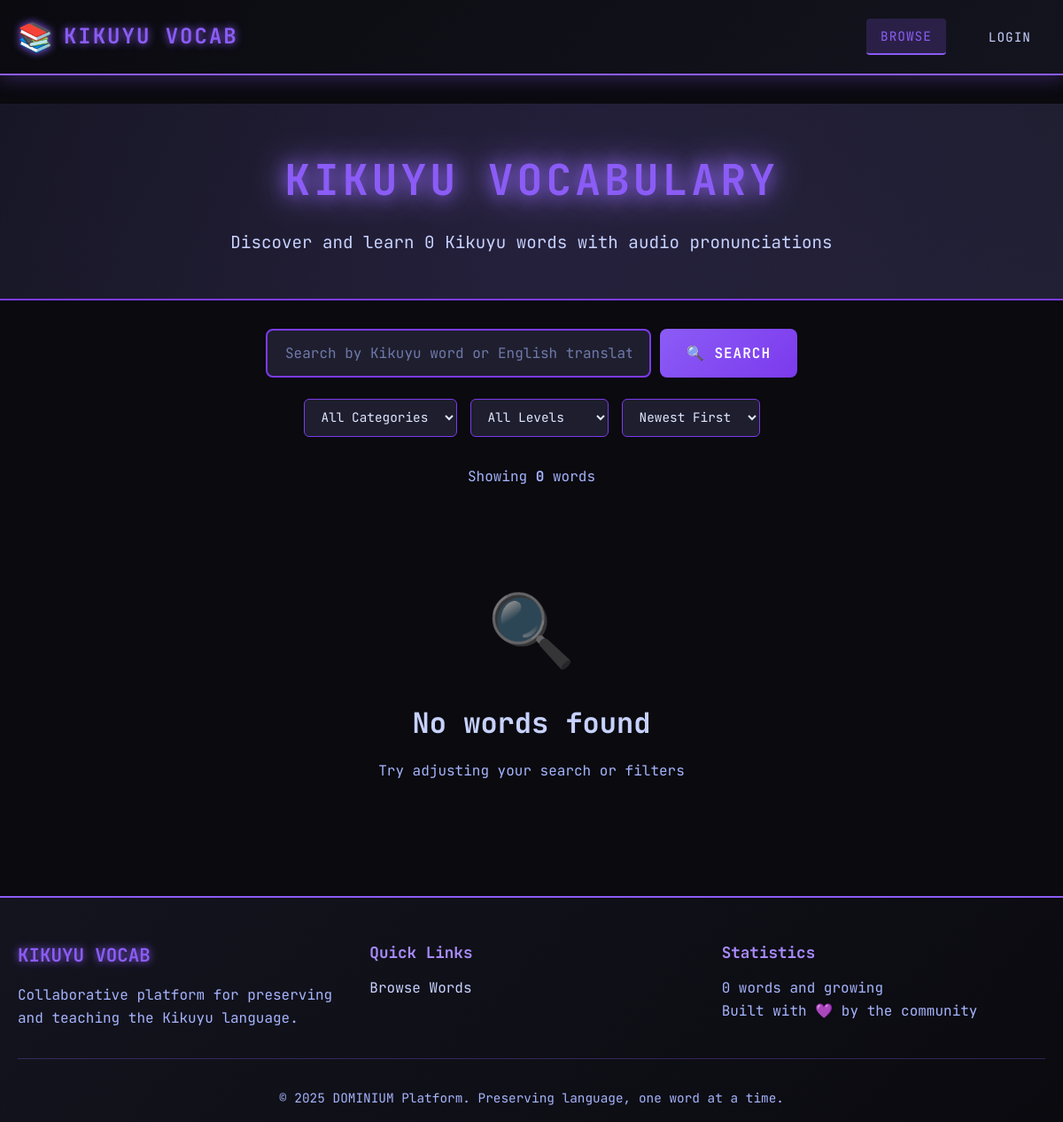
/vocab/, run on an earlier commit of the app's database.
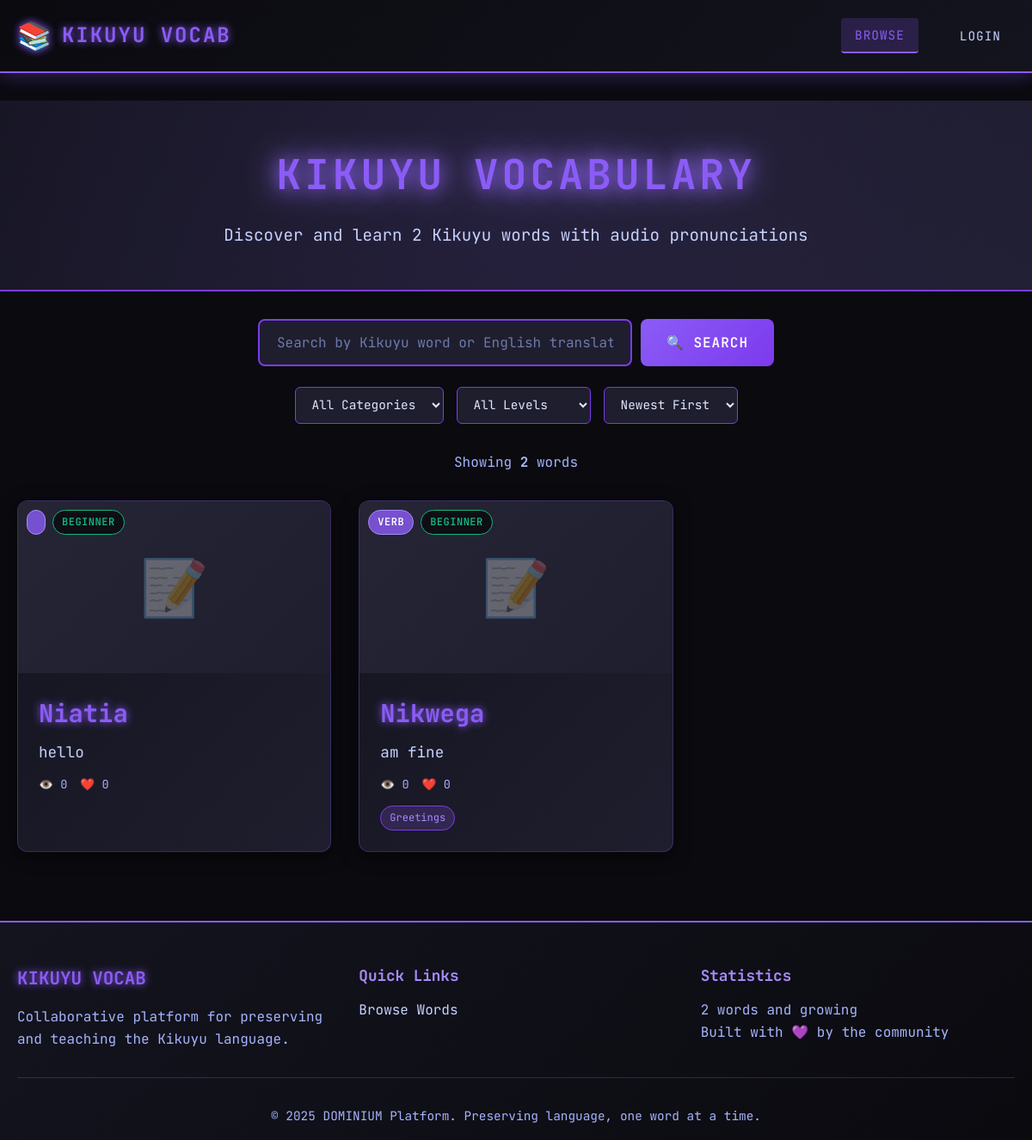
And on a later commit of the database.
### vocab/models.py (models this page shows, shortened)
class Vocab(models.Model):
    LANGUAGE_CHOICES = [
        ('kikuyu', 'Kikuyu'),
        ('english', 'English'),
        ('swahili', 'Swahili'),
    ]
    STATUS_CHOICES = [
        ('pending', '⏳ Pending Review'),
        ('approved', '✅ Approved'),
        ('rejected', '❌ Rejected'),
    ]
    DIFFICULTY_CHOICES = [
        ('beginner', 'Beginner'),
        ('intermediate', 'Intermediate'),
        ('advanced', 'Advanced'),
    ]
    word = models.CharField(
        max_length=100,
        db_index=True,    # Index for faster searches
        help_text="The word in its native language"
    )
    translation = models.CharField(
        max_length=100,
        db_index=True,
        help_text="English translation"
    )
    language = models.CharField(
        max_length=20,
        choices=LANGUAGE_CHOICES,
        default='kikuyu',
        db_index=True
    )
    category = models.ForeignKey(
        Category,
        on_delete=models.SET_NULL,
        null=True,
        blank=True,
        related_name='vocab_entries',
        help_text="Primary category (Noun, Verb, etc.)"
    )
    tags = models.ManyToManyField(
        Tag,
        blank=True,
        related_name='vocab_entries',
        help_text="Contextual tags (food, family, travel, etc.)"
    )
    difficulty = models.CharField(
        max_length=20,
        choices=DIFFICULTY_CHOICES,
        default='beginner',
        help_text="Difficulty level for learners"
    )
    example_sentence = models.TextField(
        blank=True,
        help_text="Example sentence using this word (in native language)"
    )
    example_translation = models.TextField(
        blank=True,
        help_text="English translation of example sentence"
    )
    pronunciation_guide = models.CharField(
        max_length=200,
        blank=True,
        help_text="Written pronunciation guide (e.g., 'moo-n-doo')"
    )
    notes = models.TextField(
        blank=True,
        help_text="Additional notes, context, or cultural info"
    )
    audio = models.FileField(
        upload_to='vocab_audio/%Y/%m',
        blank=True,
        null=True,
        validators=[
            FileExtensionValidator(
                allowed_extensions=['mp3', 'wav' ,'ogg', 'm4a']
            )
        ],
        help_text="Audio pronunciation (MP3, WAV, OGG, M4A)"
    )
    image = models.ImageField(
        upload_to='vocab_images/%Y/%m',
        blank=True,
        null=True,
        help_text="Visual context (optional)"
    )
    status = models.CharField(
        max_length=20,
        choices=STATUS_CHOICES,
        default='pending',
        db_index=True,
        help_text="Approval status (pending/approved/rejected)"
    )
    rejection_reason = models.TextField(
        blank=True,
        help_text="Admin notes on why entry was rejected"
    )
    user = models.ForeignKey(
        User,
        on_delete=models.CASCADE,
        related_name='vocabs',
        help_text="User who contributed this word"
    )
    reviewed_by = models.ForeignKey(
        User,
        on_delete=models.SET_NULL,
        null=True,
        blank=True,
        related_name='reviewed_vocabs',
        help_text="Admin who approved/rejected this entry"
    )
    favorites = models.ManyToManyField(
        User,
        related_name='favorite_vocabs',
        blank=True,
        help_text="Users who favorited this word"
    )
    view_count = models.PositiveIntegerField(
        default=0,
        help_text="Number of times this word was viewed"
    )
    created_at = models.DateTimeField(
        auto_now_add=True,
        help_text="When this entry was created"
    )
    updated_at = models.DateTimeField(
        auto_now=True,
        help_text="Last modification time"
    )
    reviewed_at = models.DateTimeField(
        null=True,
        blank=True,
        help_text="When admin reviewed this entry"
    )
    class Meta:
        ordering = ['-created_at']
        verbose_name = "Vocabulary Entry"
        verbose_name_plural = "Vocabulary Entries"
        unique_together = [['word', 'language']]
        indexes = [
            models.Index(fields=['status', 'language']),
            models.Index(fields=['-created_at']),
            models.Index(fields=['word', 'translation']),
        ]
    def favorite_count(self):
        return self.comments.count()

class Category(models.Model):
    name = models.CharField(
        max_length=50,
        unique=True,
        help_text="Category name (e.g., 'Noun', 'Verb')"
    )
    slug = models.SlugField(
        max_length=50,
        unique=True,
        blank=True,
        help_text="URL-friendly version (auto-generated)"
    )
    description = models.TextField(
        blank=True,
        help_text="Brief description of this category"
    )
    icon = models.CharField(
        max_length=50,
        blank=True,
        help_text="Emoji or icon for UI display"
    )
    class Meta:
        verbose_name_plural = "Categories"
        ordering = ['name']

class Tag(models.Model):
    name = models.CharField(
        max_length=50,
        unique=True
    )
    slug = models.SlugField(
        max_length=50,
        unique=True,
        blank=True
    )
    created_at = models.DateTimeField(auto_now_add=True)
    class Meta:
        ordering = ['name']

### vocab/views.py (the view, shortened to what this page needs)
# urls.py: path('', views.VocabListView.as_view(), name='vocab-list'),
class VocabListView(ListView):
    model = Vocab
    template_name = 'vocab/vocab_list.html'
    context_object_name = 'vocabs'
    paginate_by = 20
    def get_queryset(self):
        queryset = Vocab.objects.filter(status='approved').select_related(
            'category',
            'user',
        ).prefetch_related(
            'tags'
        ).order_by('-created_at')
        search_query = self.request.GET.get('q', '').strip()
        category_slug = self.request.GET.get('category')
        if category_slug:
            queryset = queryset.filter(category__slug=category_slug)
        difficulty = self.request.GET.get('difficulty')
        if difficulty in ['beginner', 'intermediate', 'advanced']:
            queryset = queryset.filter(difficulty=difficulty)
        language = self.request.GET.get('language')
        if language in ['kikuyu', 'english', 'swahili']:
            queryset = queryset.filter(language=language)
        sort = self.request.GET.get('sort', '-created_at')
        if sort == 'popular':
            queryset = queryset.order_by('-view_count')
        elif sort == 'alphabetical':
            queryset =queryset.order_by('word')
        elif sort == 'oldest':
            queryset = queryset.order_by('created_at')
        else:
            queryset = queryset.order_by('created_at')
        return queryset
    def get_context_data(self, **kwargs):
        context = super().get_context_data(**kwargs)
        context['categories'] = Category.objects.annotate(
            word_count=Count('vocab_entries', filter=Q(vocab_entries__status='approved'))
        ).filter(word_count__gt=0)
        context['search_query'] = self.request.GET.get('q', '')
        context['active_category'] = self.request.GET.get('category', '')
        context['active_difficulty'] = self.request.GET.get('difficulty', '')
        context['active_language'] = self.request.GET.get('language','')
        context['active_sort'] = self.request.GET.get('sort','-created_at')
        context['total_words'] = Vocab.objects.filter(status='approved').count()
        context['total_categories'] = Category.objects.count()
        context['can_contribute'] = self.request.user.is_authenticated
        return context

### vocab/templates/vocab/vocab_list.html (shortened to what this page needs)
{% extends 'vocab/base.html' %}
{% block content %}
<div class="hero-section">
    <div class="container">
        <h1 class="hero-title">Kikuyu Vocabulary</h1>
        <p class="hero-subtitle">Discover and learn {{ total_words }} Kikuyu words with audio pronunciations</p>
    </div>
</div>
<div class="container">
    <div class="search-filter-section">
        <form method="GET" action="{% url 'vocab-list' %}" class="search-form">
            <div class="search-input-group">
                <input
                    type="text"
                    name="q"
                    placeholder="Search by Kikuyu word or English translation..."
                    value="{{ search_query }}"
                    class="search-input"
                    autofocus
                >
                <button type="submit" class="search-btn">
                    🔍 Search
                </button>
            </div>
        </form>
        <div class="filters">
            <form method="GET" action="{% url 'vocab-list' %}" class="filter-form">
                <select name="category" class="filter-select" onchange="this.form.submit()">
                    <option value="">All Categories</option>
                </select>
                <select name="difficulty" class="filter-select" onchange="this.form.submit()">
                    <option value="">All Levels</option>
                </select>
                <select name="sort" class="filter-select" onchange="this.form.submit()">
                    <option value="-created_at" {% if active_sort == '-created_at' %}selected{% endif %}>Newest First</option>
                </select>
            </form>
        </div>
    </div>
    <div class="results-info">
        <p>Showing <strong>{{ page_obj.paginator.count }}</strong> word{{ page_obj.paginator.count|pluralize }}</p>
    </div>
    {% if vocabs %}
        <div class="vocab-grid">
            {% for vocab in vocabs %}
                <div class="vocab-card">
                    <a href="{% url 'vocab-detail' vocab.pk %}" class="vocab-card-link">
                        <div class="vocab-card-image">
                            {% if vocab.image %}
                                <img src="{{ vocab.image.url }}" alt="{{ vocab.word }}">
                            {% else %}
                                <div class="vocab-card-placeholder">
                                    <span class="placeholder-icon">📝</span>
                                </div>
                            {% endif %}
                            <div class="vocab-card-badges">
                                <span class="badge badge-category">{{ vocab.category.icon }} {{ vocab.category.name }}</span>
                                <span class="badge badge-difficulty badge-{{ vocab.difficulty }}">{{ vocab.difficulty }}</span>
                            </div>
                        </div>
                        <div class="vocab-card-content">
                            <h3 class="vocab-word">{{ vocab.word }}</h3>
                            <p class="vocab-translation">{{ vocab.translation }}</p>
                            <div class="vocab-card-meta">
                                <span class="meta-text">👁️ {{ vocab.view_count }}</span>
                                <span class="meta-text">❤️ {{ vocab.favorite_count }}</span>
                            </div>
                            {% if vocab.tags.all %}
                                <div class="vocab-tags">
                                    {% for tag in vocab.tags.all|slice:":3" %}
                                        <span class="tag">{{ tag.name }}</span>
                                    {% endfor %}
                                </div>
                            {% endif %}
                        </div>
                    </a>
                </div>
            {% endfor %}
        </div>
    {% else %}
        <div class="empty-state">
            <div class="empty-icon">🔍</div>
            <h2>No words found</h2>
            <p>Try adjusting your search or filters</p>
        </div>
    {% endif %}
</div>
{% endblock %}

### vocab/templates/vocab/base.html (shortened to what this page needs)
{% load static %}
<!DOCTYPE html>
<html lang="en">
<head>
    <link rel="stylesheet" href="{% static 'vocab/vocab.css' %}">
</head>
<body>
    <nav class="navbar">
        <div class="container">
            <div class="nav-brand">
                <a href="{% url 'vocab-list' %}" class="logo">
                    <span class="logo-icon">📚</span>
                    <span class="logo-text">KIKUYU VOCAB</span>
                </a>
            </div>
            <div class="nav-links">
                <a href="{% url 'vocab-list' %}" class="nav-link {% if request.resolver_match.url_name == 'vocab-list' %}active{% endif %}">
                    Browse
                </a>
                {% if user.is_authenticated %}
                    <a href="{% url 'my-vocab' %}" class="nav-link {% if request.resolver_match.url_name == 'my-vocab' %}active{% endif %}">
                        My Words
                    </a>
                    <a href="{% url 'vocab-create' %}" class="nav-link btn-primary">
                        + Add Word
                    </a>
                    <div class="nav-user">
                        <span class="user-greeting">Hello, {{ user.username }}</span>
                        {% if user.is_staff %}
                            <a href="{% url 'admin:index' %}" class="nav-link" target="_blank">Admin</a>
                        {% endif %}
                        <a href="/blog/logout/" class="nav-link">Logout</a>
                    </div>
                {% else %}
                    <a href="/blog/login/" class="nav-link">Login</a>
                {% endif %}
            </div>
        </div>
    </nav>
    <main class="main-content">
        {% block content %}{% endblock %}
    </main>
    <footer class="footer">
        <div class="container">
            <div class="footer-content">
                <div class="footer-section">
                    <h3>KIKUYU VOCAB</h3>
                    <p>Collaborative platform for preserving and teaching the Kikuyu language.</p>
                </div>
                <div class="footer-section">
                    <h4>Quick Links</h4>
                    <ul>
                        <li><a href="{% url 'vocab-list' %}">Browse Words</a></li>
                    </ul>
                </div>
                <div class="footer-section">
                    <h4>Statistics</h4>
                    <p>{{ total_words|default:0 }} words and growing</p>
                    <p>Built with 💜 by the community</p>
                </div>
            </div>
            <div class="footer-bottom">
                <p>&copy; 2025 DOMINIUM Platform. Preserving language, one word at a time.</p>
            </div>
        </div>
    </footer>
</body>
</html>

What changed in the data, as far as the page shows it:
now on this page (row edited): Vocab: difficulty "BEGINNER", word "Niatia", translation "hello", view_count "0", favorite_count "0"
added Vocab: category.name "VERB", difficulty "BEGINNER", word "Nikwega", translation "am fine", view_count "0", favorite_count "0"
added Tag: name "Greetings"
Also different on the page:
{{ total_words }}: "0" → "2"
{{ page_obj.paginator.count }}: "0" → "2"
{{ total_words|default:0 }}: "0" → "2"
text no longer shown: "🔍 No words found Try adjusting your search or filters"
